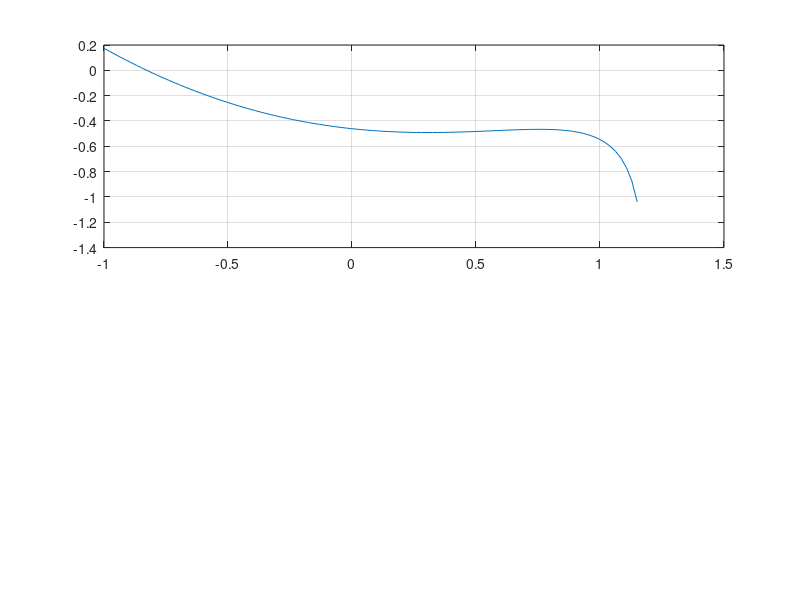

This figure's MATLAB source: (Note: this script raises an error after producing the figure.)
clear all
close all
K_t = 1.54*10^(-9);
a1 = 3*10^(-6);
a2 = 42*10^(-6);
a3 = 50*10^(-6);
d = 2.75*10^(-6);
b = 1000*10^(-6);
t = 1.5*10^(-6);
w = 1.55*10^(-6);
l = 65*10^(-6);
k_y = 6.49;
I_m = 2.5*10^(-20);
V_dc = 5.85; %%%%%%%%%%%%%%%%%%%%%%%%%%%%%%
m = 4.3*10^(-11);
alpha_max = d/a3;
gamma = a1/a3;
beta = a2/a3;
e = 8.85*10^(-12); %epsilon
eta = e*b*V_dc^2/(2*alpha_max^3*K_t);
omega_y = sqrt(k_y/m);
omega_t = sqrt(K_t/I_m);
omega = omega_y/omega_t;
x1 = 1;
eta_y = I_m*e*b*V_dc^2/(2*K_t*d^2*m*alpha_max);
%%
delta = 0.0125;
theta = linspace(-1,1.15);
V_1 = theta.^2/2+eta*log((1-beta*theta)./(1-gamma.*theta))./theta; %1dof
V_2 = theta.^2/2+eta*log((1-delta-beta*theta)./(1-delta-gamma.*theta))./theta; %2dof
%%
H1_1dof = -0.466;
H1_2dof = -0.466;
theta1_positive_1dof = sqrt(2*(H1_1dof-V_1));
theta1_negative_1dof = -sqrt(2*(H1_1dof-V_1));
theta1_positive_2dof= sqrt(2*(H1_2dof-V_2));
theta1_negative_2dof = -sqrt(2*(H1_2dof-V_2));
H2_1dof = -0.6;
H2_2dof = -0.6;
theta2_positive_1dof = sqrt(2*(H2_1dof-V_1));
theta2_negative_1dof = -sqrt(2*(H2_1dof-V_1));
theta2_positive_2dof= sqrt(2*(H2_2dof-V_2));
theta2_negative_2dof = -sqrt(2*(H2_2dof-V_2));
H3_1dof = -0.2;
H3_2dof = -0.2;
theta3_positive_1dof = sqrt(2*(H3_1dof-V_1));
theta3_negative_1dof = -sqrt(2*(H3_1dof-V_1));
theta3_positive_2dof= sqrt(2*(H3_2dof-V_2));
theta3_negative_2dof = -sqrt(2*(H3_2dof-V_2));
% H4_1dof = 0;
% H4_2dof = 0;
% theta4_positive_1dof = sqrt(2*(H4_1dof-V_1));
% theta4_negative_1dof = -sqrt(2*(H4_1dof-V_1));
% theta4_positive_2dof= sqrt(2*(H4_2dof-V_2));
% theta4_negative_2dof = -sqrt(2*(H4_2dof-V_2));
H5_2dof = -0.4822;
theta5_positive_2dof= sqrt(2*(H5_2dof-V_2));
theta5_negative_2dof = -sqrt(2*(H5_2dof-V_2));
%%
figure(2)
subplot(2,1,1)
plot(theta,V_1)
grid on
hold on
yline(0.-0.466,':.r');
yline(-0.6,'-.b');
yline(-0.2,'-.g');
xlabel('\theta')
ylabel('V(\theta)')
axis on
hold off
subplot(2,1,2)
plot(theta,theta1_positive_1dof,'r')
ylabel('$\dot{\theta}$','interpreter','latex')
xlabel('\theta')
grid on
hold on
plot(theta,theta1_negative_1dof,'r')
hold on
plot(theta,theta2_positive_1dof,'b')
hold on
plot(theta,theta2_negative_1dof,'b')
hold on
plot(theta,theta3_positive_1dof,'g')
hold on
plot(theta,theta3_negative_1dof,'g')
% hold on
% plot(theta,theta4_positive_1dof,'k')
% hold on
% plot(theta,theta4_negative_1dof,'k')
hold off
%%
figure(3)
subplot(2,1,1)
plot(theta,V_2)
grid on
hold on
yline(-0.466,'-.r');
yline(-0.4822,'-.b');
yline(-0.6,'-.g');
yline(-0.2,'-.k');
xlabel('\theta')
ylabel('V(\theta)')
axis on
hold off
subplot(2,1,2)
plot(theta,theta1_positive_2dof,':m')
grid on
hold on
plot(theta,theta1_negative_2dof,':m')
hold on
plot(theta,theta2_positive_2dof,'g')
hold on
plot(theta,theta2_negative_2dof,'g')
hold on
plot(theta,theta3_positive_2dof,'b')
hold on
plot(theta,theta3_negative_2dof,'b')
% hold on
% plot(theta,theta4_positive_2dof,'k')
% hold on
% plot(theta,theta4_negative_2dof,'k')
% hold on
plot(theta,theta5_positive_2dof,'r')
hold on
plot(theta,theta5_negative_2dof,'r')
ylabel('$\dot{\theta}$','interpreter','latex')
xlabel('\theta')
hold off
